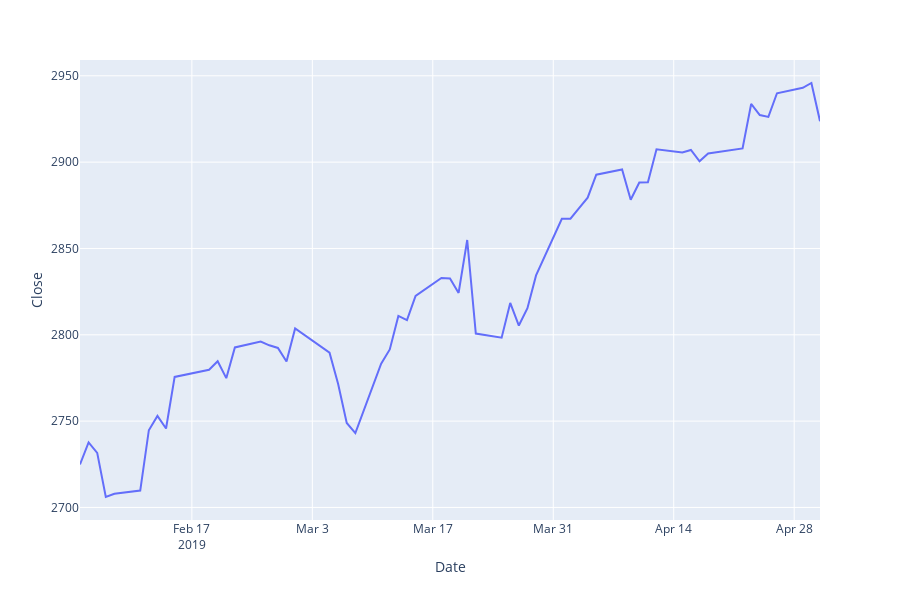

The code cell stored with this chart in its notebook:
### Code cell
px.line(sp_price, x='Date',y='Close')
